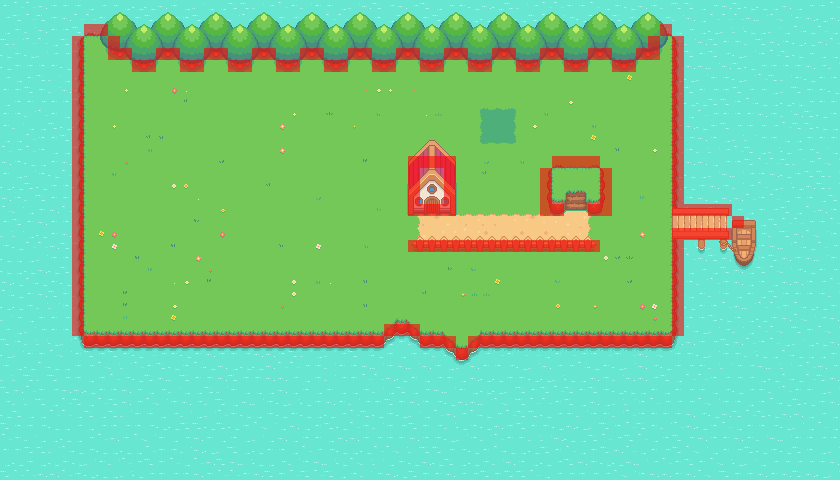

Below is a game level as drawn by its tile map, then a one-line description and the .tmx that defines it (tile-layer data replaced by summaries):
An orthogonal 70x40 tile map with 12x12 px tiles, 12 tile layers (Water, Island, Paths, Grass and Flowers, ...), 2 tilesets.

<map version="1.9" tiledversion="1.9.0" orientation="orthogonal" renderorder="right-down" width="70" height="40" tilewidth="12" tileheight="12" infinite="0" nextlayerid="13" nextobjectid="1">
 <tileset firstgid="1" source="pokemon-style-game.tsx" />
 <tileset firstgid="1025" source="collision.tsx" />
 <layer id="1" name="Water" width="70" height="40" locked="1">
  <data>[2800 cells, 2800 non-empty, 9 distinct tile ids]</data>
 </layer>
 <layer id="2" name="Island" width="70" height="40" locked="1">
  <data>[2800 cells, 1430 non-empty, 67 distinct tile ids]</data>
 </layer>
 <layer id="7" name="Paths" width="70" height="40" locked="1">
  <data>[2800 cells, 64 non-empty, 17 distinct tile ids]</data>
 </layer>
 <layer id="9" name="Grass and Flowers" width="70" height="40">
  <data>[2800 cells, 96 non-empty, 38 distinct tile ids]</data>
 </layer>
 <layer id="10" name="Fence" width="70" height="40">
  <data>[2800 cells, 80 non-empty, 56 distinct tile ids]</data>
 </layer>
 <layer id="8" name="Battle Patch" width="70" height="40">
  <data>[2800 cells, 9 non-empty, 9 distinct tile ids]</data>
 </layer>
 <layer id="5" name="Trees" width="70" height="40" locked="1">
  <data>[2800 cells, 192 non-empty, 16 distinct tile ids]</data>
 </layer>
 <layer id="6" name="Trees 1" width="70" height="40" locked="1">
  <data>[2800 cells, 176 non-empty, 16 distinct tile ids]</data>
 </layer>
 <layer id="3" name="Plateau" width="70" height="40" locked="1">
  <data>[2800 cells, 30 non-empty, 30 distinct tile ids]</data>
 </layer>
 <layer id="4" name="House" width="70" height="40" locked="1">
  <data>[2800 cells, 42 non-empty, 42 distinct tile ids]</data>
 </layer>
 <layer id="11" name="Collisions" width="70" height="40" opacity="0.58">
  <data>[2800 cells, 202 non-empty, 1 distinct tile ids]</data>
 </layer>
 <layer id="12" name="Foreground Objects" width="70" height="40">
  <data>[2800 cells, 24 non-empty, 12 distinct tile ids]</data>
 </layer>
</map>
